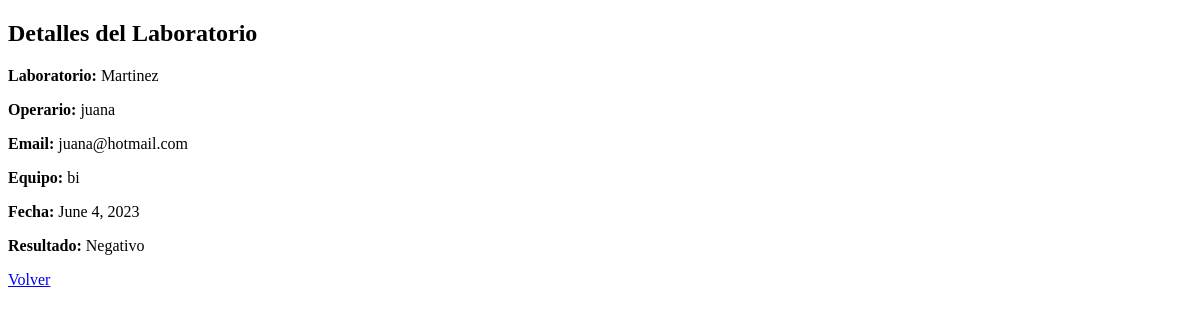
Page /detalleLaboratorio/13/ on the earlier database version.
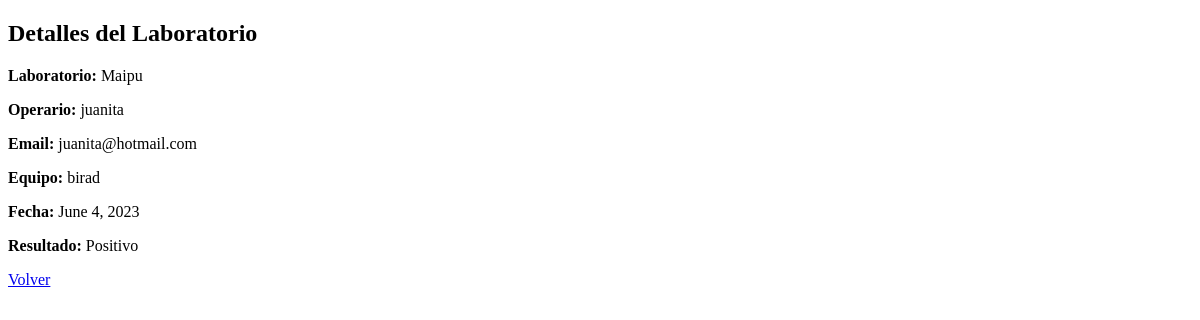
Same page on the later database version.
### Oncoliq/models.py (models this page shows, shortened)
class Laboratorio(models.Model):
    laboratorio = models.CharField(max_length=30)
    operario = models.CharField(max_length=30)
    email = models.EmailField()
    equipo = models.CharField(max_length=30)
    fecha = models.DateField()
    resultado = models.CharField(max_length=30)

### Oncoliq/views.py (the view)
# urls.py: path('detalleLaboratorio/<int:pk>/', detalleLaboratorio, name='detalleLaboratorio'),
def detalleLaboratorio(request, pk):
    laboratorio = get_object_or_404(Laboratorio, pk=pk)
    return render(request, 'Oncoliq/laboratorio/detalleLaboratorio.html', {'laboratorio': laboratorio})

### Oncoliq/avatar_context.py (called while the page is built)
def avatar_context_processor(request):
    avatar = getAvatar(request)
    return {'avatar':avatar}

### Oncoliq/views.py (called while the page is built)
def getAvatar(request):
    avatar = Avatar.objects.filter(user = request.user.id)
    try:
        avatar = avatar[0].image.url
    except:
        avatar = None
    return avatar

### Oncoliq/templates/Oncoliq/laboratorio/detalleLaboratorio.html (shortened to what this page needs)
<!DOCTYPE html>
<html>
<head>
</head>
<body>
    <h2>Detalles del Laboratorio</h2>
    <p><strong>Laboratorio:</strong> {{ laboratorio.laboratorio }}</p>
    <p><strong>Operario:</strong> {{ laboratorio.operario }}</p>
    <p><strong>Email:</strong> {{ laboratorio.email }}</p>
    <p><strong>Equipo:</strong> {{ laboratorio.equipo }}</p>
    <p><strong>Fecha:</strong> {{ laboratorio.fecha }}</p>
    <p><strong>Resultado:</strong> {{ laboratorio.resultado }}</p>
    <a href="/Oncoliq/inicio">Volver</a>
</body>
</html>

Differences in the rows shown:
changed Laboratorio: laboratorio "Martinez" → "Maipu"; operario "juana" → "juanita"; email "juana@hotmail.com" → "juanita@hotmail.com"; equipo "bi" → "birad"; resultado "Negativo" → "Positivo"
